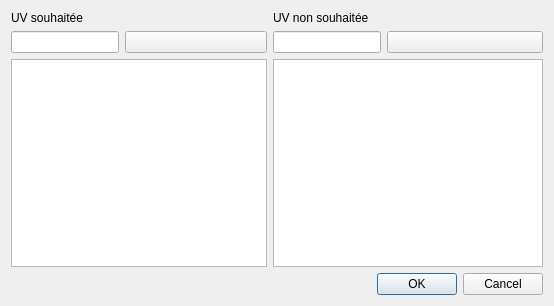
<?xml version="1.0" encoding="UTF-8"?>
<ui version="4.0">
 <class>ExigencesDialog</class>
 <widget class="QDialog" name="ExigencesDialog">
  <property name="geometry">
   <rect>
    <x>0</x>
    <y>0</y>
    <width>554</width>
    <height>306</height>
   </rect>
  </property>
  <property name="windowTitle">
   <string>Dialog</string>
  </property>
  <layout class="QFormLayout" name="formLayout_3">
   <item row="0" column="0">
    <layout class="QVBoxLayout" name="verticalLayout">
     <item>
      <layout class="QFormLayout" name="formLayout">
       <property name="fieldGrowthPolicy">
        <enum>QFormLayout::AllNonFixedFieldsGrow</enum>
       </property>
       <item row="0" column="0">
        <widget class="QLabel" name="label">
         <property name="text">
          <string>UV souhaitée</string>
         </property>
        </widget>
       </item>
       <item row="1" column="0">
        <widget class="QLineEdit" name="wish"/>
       </item>
       <item row="1" column="1">
        <widget class="QPushButton" name="addWish">
         <property name="text">
          <string/>
         </property>
         <property name="icon">
          <iconset resource="../icons.qrc">
           <normaloff>:/new/icons/add.png</normaloff>:/new/icons/add.png</iconset>
         </property>
        </widget>
       </item>
      </layout>
     </item>
     <item>
      <widget class="QTableWidget" name="tableWish"/>
     </item>
    </layout>
   </item>
   <item row="0" column="1">
    <layout class="QVBoxLayout" name="verticalLayout_2">
     <item>
      <layout class="QFormLayout" name="formLayout_2">
       <item row="0" column="0">
        <widget class="QLabel" name="label_2">
         <property name="text">
          <string>UV non souhaitée</string>
         </property>
        </widget>
       </item>
       <item row="1" column="0">
        <widget class="QLineEdit" name="reject"/>
       </item>
       <item row="1" column="1">
        <widget class="QPushButton" name="addReject">
         <property name="text">
          <string/>
         </property>
         <property name="icon">
          <iconset resource="../icons.qrc">
           <normaloff>:/new/icons/add.png</normaloff>:/new/icons/add.png</iconset>
         </property>
        </widget>
       </item>
      </layout>
     </item>
     <item>
      <widget class="QTableWidget" name="tableReject"/>
     </item>
    </layout>
   </item>
   <item row="1" column="1">
    <widget class="QDialogButtonBox" name="buttonBox">
     <property name="orientation">
      <enum>Qt::Horizontal</enum>
     </property>
     <property name="standardButtons">
      <set>QDialogButtonBox::Cancel|QDialogButtonBox::Ok</set>
     </property>
    </widget>
   </item>
  </layout>
 </widget>
 <resources>
  <include location="../icons.qrc"/>
 </resources>
 <connections>
  <connection>
   <sender>buttonBox</sender>
   <signal>accepted()</signal>
   <receiver>ExigencesDialog</receiver>
   <slot>resolve()</slot>
   <hints>
    <hint type="sourcelabel">
     <x>248</x>
     <y>254</y>
    </hint>
    <hint type="destinationlabel">
     <x>157</x>
     <y>274</y>
    </hint>
   </hints>
  </connection>
  <connection>
   <sender>buttonBox</sender>
   <signal>rejected()</signal>
   <receiver>ExigencesDialog</receiver>
   <slot>reject()</slot>
   <hints>
    <hint type="sourcelabel">
     <x>316</x>
     <y>260</y>
    </hint>
    <hint type="destinationlabel">
     <x>286</x>
     <y>274</y>
    </hint>
   </hints>
  </connection>
  <connection>
   <sender>addWish</sender>
   <signal>clicked()</signal>
   <receiver>ExigencesDialog</receiver>
   <slot>wishAdded()</slot>
   <hints>
    <hint type="sourcelabel">
     <x>213</x>
     <y>50</y>
    </hint>
    <hint type="destinationlabel">
     <x>276</x>
     <y>152</y>
    </hint>
   </hints>
  </connection>
  <connection>
   <sender>addReject</sender>
   <signal>clicked()</signal>
   <receiver>ExigencesDialog</receiver>
   <slot>rejectAdded()</slot>
   <hints>
    <hint type="sourcelabel">
     <x>484</x>
     <y>50</y>
    </hint>
    <hint type="destinationlabel">
     <x>276</x>
     <y>152</y>
    </hint>
   </hints>
  </connection>
 </connections>
 <slots>
  <slot>resolve()</slot>
  <slot>wishAdded()</slot>
  <slot>rejectAdded()</slot>
 </slots>
</ui>
